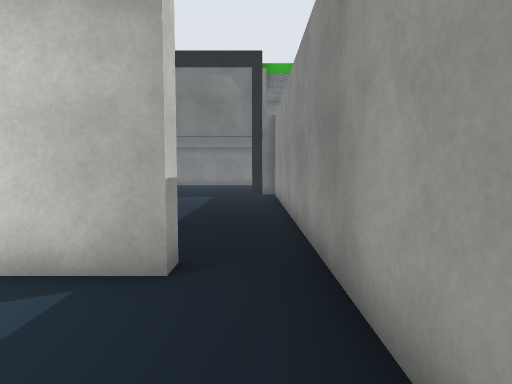
View 1 (above)

19 first-person views from a walk through a scene from a Unity 3-D project. The camera is 1.3 m above the floor, tilts 4° down and sees 75° across. The floor is counted in squares, 1 m on a side. Each view is taken from the middle of a square. On the plan, view 1 faces up. The plan holds only what a view shows up to about 14 squares ahead; the rest is blank. The place goes on beyond the plan. The player character is not drawn. Some surface patterns are stand-ins.

View 2
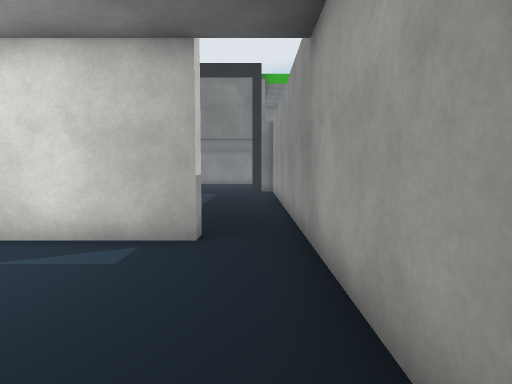

View 3
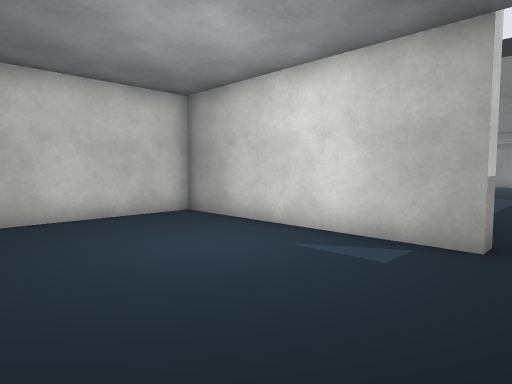

View 4
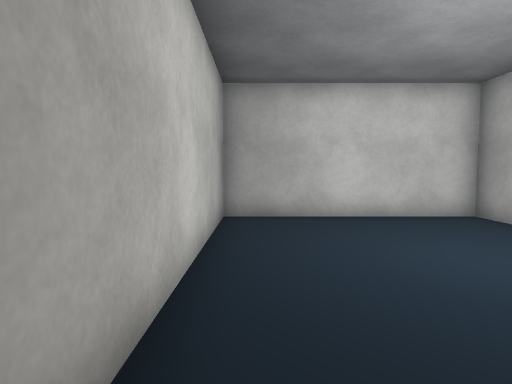

View 5
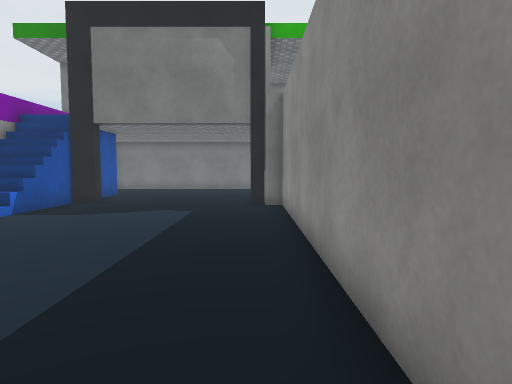

View 6
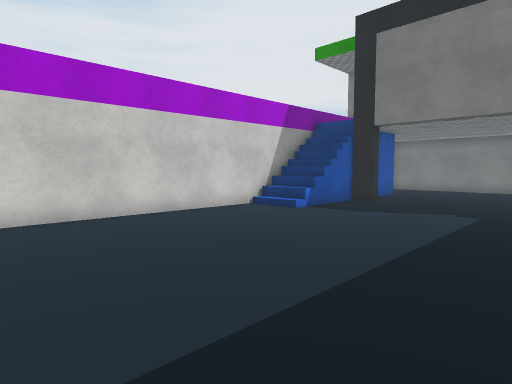

View 7
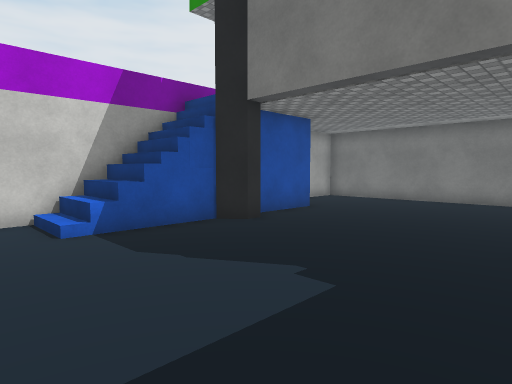

View 8
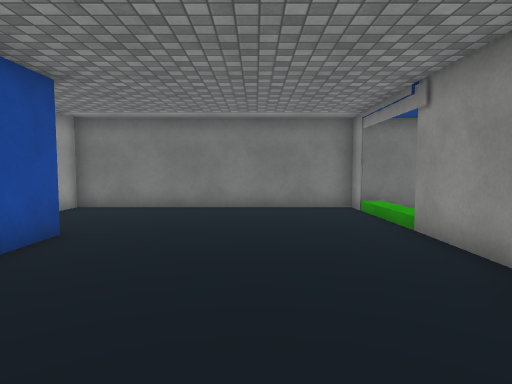

View 9
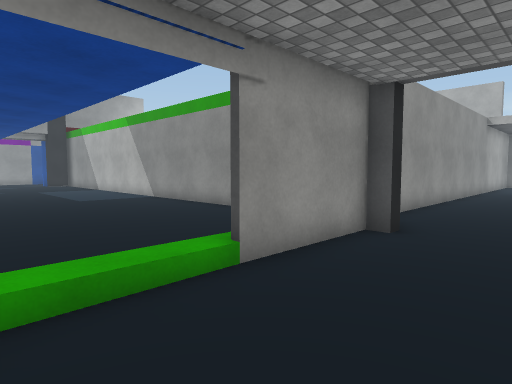

View 10
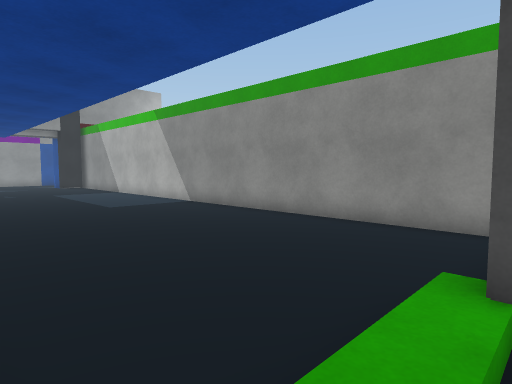

View 11
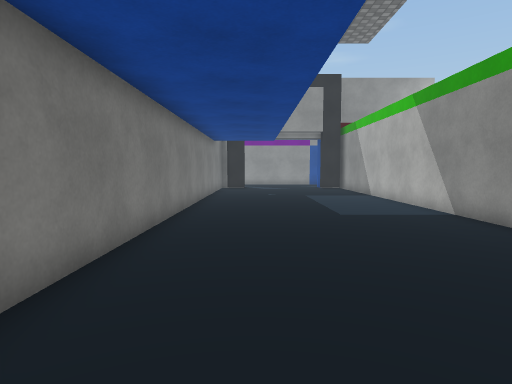

View 12
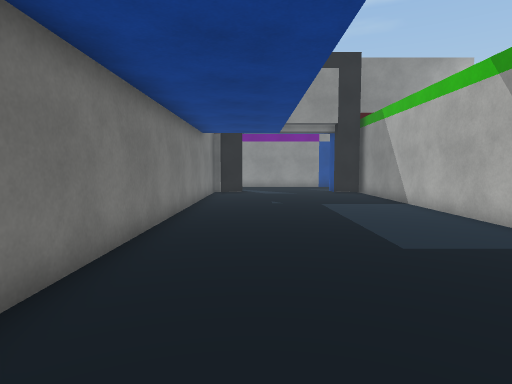

View 13
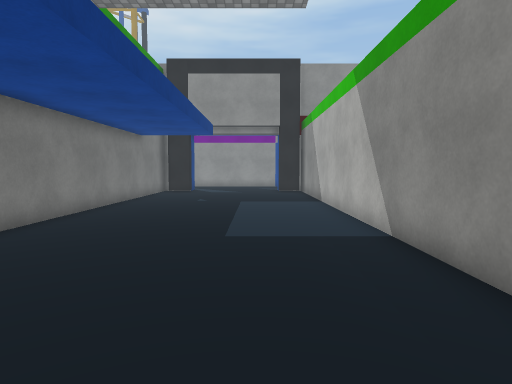

View 14
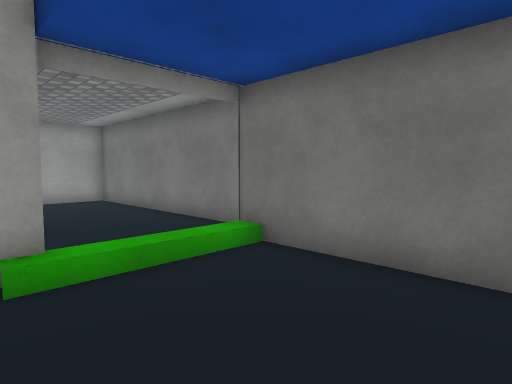

View 15
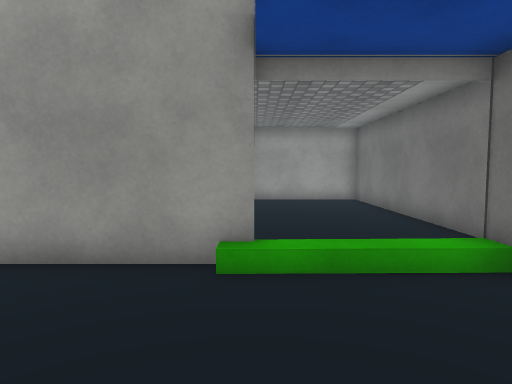

View 16
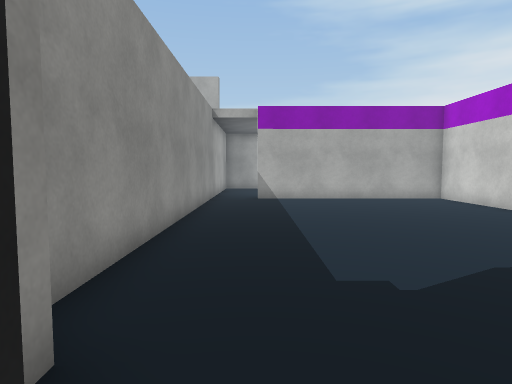

View 17
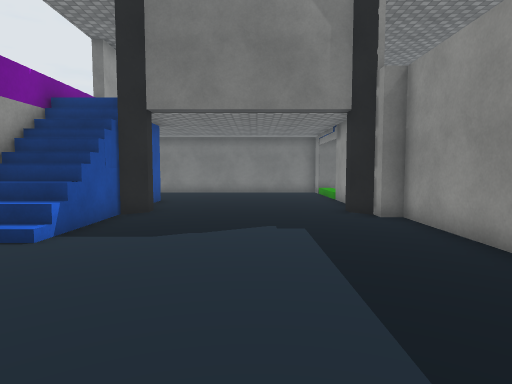

View 18
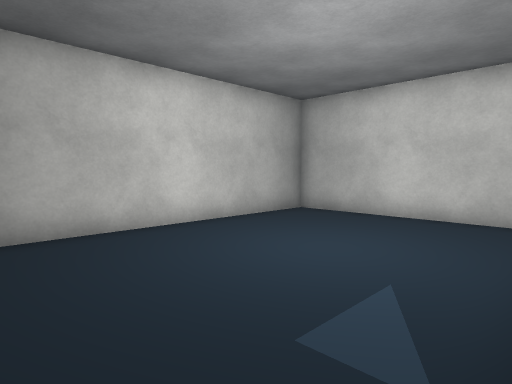

View 19
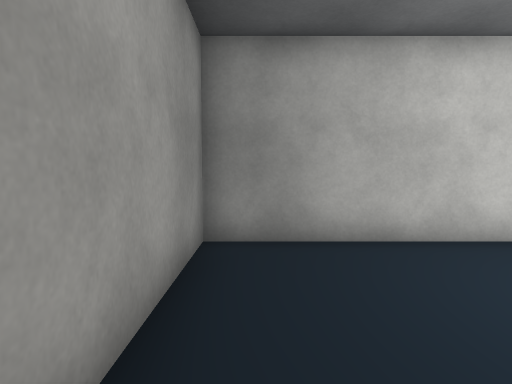

### Floor plan
Points are (right, up) in squares from view 1. A wall is a line through its corners. A room is listed if a view was taken in it or the views show most of it. See-through windows are left out.
Room 1 (views 1, 2, 3, 4, 18, 19)
walls: (-1.1, 4.6) (-1.1, 4) (-9, 4) (-9, -2.9) (0.9, -2.9) (0.9, 4.5)
ways out: opening at (-0.5, 4) to room 2
Room 2 (views 5, 6, 7, 8, 9, 10, 11, 12, 13, 14, 15, 16, 17)
walls: (1.2, 17.4) (20.1, 17.4); (0.3, 18.4) (0.3, 22); (0.5, 22) (0.5, 18.5); (-0.5, 26.2) (-9, 26.2) (-9, 21.5); (-6.2, 18.4) (-6.2, 17.9) (-6.8, 17.4); (-6.9, 15.5) (-6.9, 14.5); (-6.9, 21.6) (-6.9, 19); (-9, 17.4) (-9, 4.9); (0.9, 4.5) (0.9, 16.9) (0.3, 16.9) (0.3, 17.4) (-0.2, 17.9) (-0.2, 18.4); (19.9, 25.3) (0.4, 25.3)
low walls: (-6.9, 17.5) (-7.5, 17.5); (-7, 17.8) (-7.5, 17.8); (-6.8, 14.9) (-7.5, 14.9)
ways out: opening at (-0.5, 4) to room 1; opening at (-8, 19.5)
objects: blue block (-7, 17); building (0, 26)

Positions as (right, up) in squares from view 1, and headings:
1: (0, 0), facing up
2: (0, -2), facing up
3: (0, -2), facing up-left
4: (0, -2), facing left
5: (0, 5), facing up
6: (0, 5), facing up-left
7: (0, 12), facing up-left
8: (-3, 15), facing up
9: (-3, 25), facing down-right
10: (0, 25), facing down-right
11: (2, 23), facing right
12: (6, 23), facing right
13: (5, 20), facing right
14: (5, 21), facing up-left
15: (5, 22), facing left
16: (-1, 19), facing down
17: (-3, 8), facing up
18: (0, 4), facing down-left
19: (0, 3), facing down
